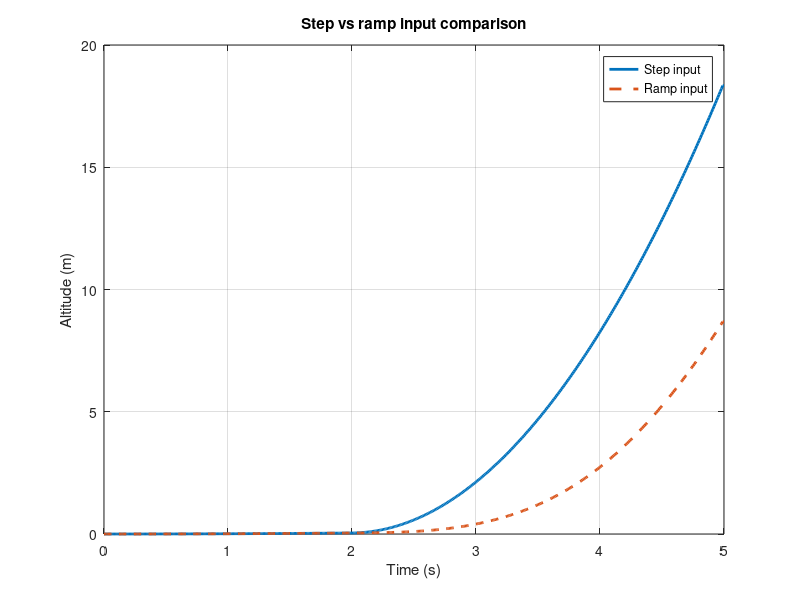
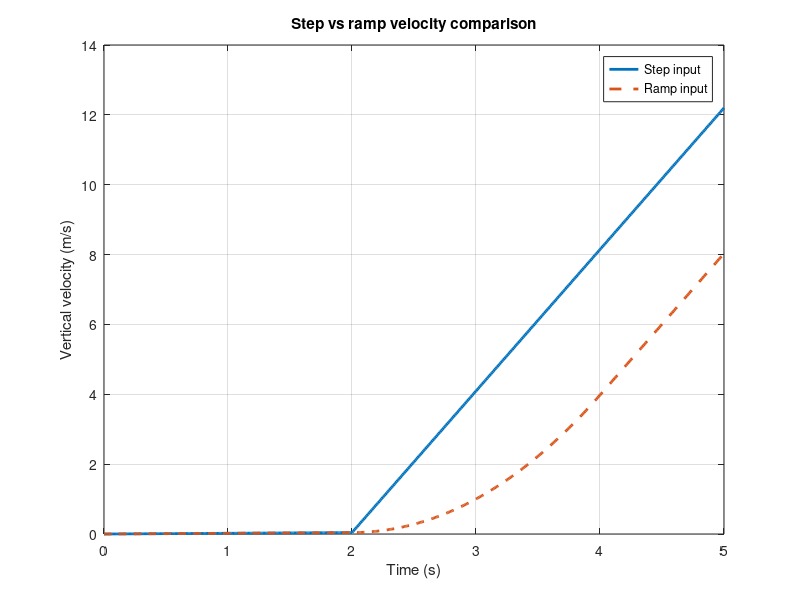

These charts were generated, in order, by the following MATLAB code:
clc;
clear;
close all;

% Parameters
m = 0.75;
g = 9.81;
kf = 1.8e-5;

dt = 0.01;
t = 0:dt:5;

%% Case A: Step input
z_step = zeros(size(t));
vz_step = zeros(size(t));

for k = 1:length(t)-1
    
    % Step input
    if t(k) < 2
        omega = 320;   % rad/s
    else
        omega = 380;   % rad/s
    end
    
    T = 4 * kf * omega^2;
    az = (T - m*g) / m;
    
    vz_step(k+1) = vz_step(k) + az*dt;
    z_step(k+1) = z_step(k) + vz_step(k+1)*dt;
end

%% Case B: Ramp input
z_ramp = zeros(size(t));
vz_ramp = zeros(size(t));

for k = 1:length(t)-1
    
    % Ramp input
    if t(k) < 2
        omega = 320;                     % rad/s
    elseif t(k) < 4
        omega = 320 + 30*(t(k)-2);      % rad/s
    else
        omega = 380;                    % rad/s
    end
    
    T = 4 * kf * omega^2;
    az = (T - m*g) / m;
    
    vz_ramp(k+1) = vz_ramp(k) + az*dt;
    z_ramp(k+1) = z_ramp(k) + vz_ramp(k+1)*dt;
end

% Fill final values for clean printout
z_step(end) = z_step(end-1);
z_ramp(end) = z_ramp(end-1);

% Plot altitude comparison
figure;
plot(t, z_step, 'LineWidth', 2);
hold on;
plot(t, z_ramp, '--', 'LineWidth', 2);
grid on;
xlabel('Time (s)');
ylabel('Altitude (m)');
title('Step vs ramp input comparison');
legend('Step input', 'Ramp input');

% Plot velocity comparison
figure;
plot(t, vz_step, 'LineWidth', 2);
hold on;
plot(t, vz_ramp, '--', 'LineWidth', 2);
grid on;
xlabel('Time (s)');
ylabel('Vertical velocity (m/s)');
title('Step vs ramp velocity comparison');
legend('Step input', 'Ramp input');

% Print final altitudes
fprintf('Final altitude (step) = %.4f m\n', z_step(end));
fprintf('Final altitude (ramp) = %.4f m\n', z_ramp(end));
